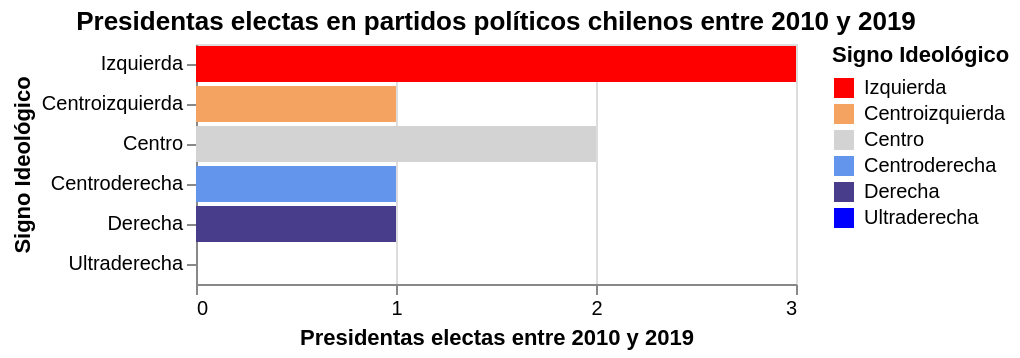

Notebook code cell kept with this figure:
### Code cell
source = pd.DataFrame({
    'Signo Ideológico': ['Izquierda', 'Centroizq', 'Centro', 'Centroder', 'Derecha', 'Ultrader'],
    'Presidentas electas': [3, 1, 2, 1, 1, 0]
})

alt.Chart(df2).mark_bar().encode(
    y=alt.Y('Signo Ideológico', sort=['Izquierda', 'Centroizquierda', 'Centro', 'Centroderecha', 'Derecha', 'Ultraderecha']),
    x=alt.X('Presidentas electas entre 2010 y 2019', axis=alt.Axis(format='d')),
    color=alt.Color(
        'Signo Ideológico',
        scale=alt.Scale(
            domain=['Izquierda', 'Centroizquierda', 'Centro', 'Centroderecha', 'Derecha', 'Ultraderecha'],
            range=['red', 'sandybrown', 'lightgray', 'cornflowerblue', 'darkslateblue', 'blue'] # Colores personalizados
        )
    )
).properties(
    title='Presidentas electas en partidos políticos chilenos entre 2010 y 2019' # Título del gráfico
)

### Figure 1 — Vega-Lite specification as saved in the notebook (floating-point values rounded to 4 significant figures)
{"config": {"view": {"continuousWidth": 300, "continuousHeight": 300}}, "data": {"name": "data-49982db69e073a0d54d4e7b692f50b77"}, "mark": {"type": "bar"}, "encoding": {"color": {"field": "Signo Ideológico", "scale": {"domain": ["Izquierda", "Centroizquierda", "Centro", "Centroderecha", "Derecha", "Ultraderecha"], "range": ["red", "sandybrown", "lightgray", "cornflowerblue", "darkslateblue", "blue"]}, "type": "nominal"}, "x": {"axis": {"format": "d"}, "field": "Presidentas electas entre 2010 y 2019", "type": "quantitative"}, "y": {"field": "Signo Ideológico", "sort": ["Izquierda", "Centroizquierda", "Centro", "Centroderecha", "Derecha", "Ultraderecha"], "type": "nominal"}}, "title": "Presidentas electas en partidos políticos chilenos entre 2010 y 2019", "$schema": "https://vega.github.io/schema/vega-lite/v5.20.1.json", "datasets": {"data-49982db69e073a0d54d4e7b692f50b77": [{"Signo Ideológico": "Izquierda", "Presidentas electas entre 2010 y 2019": 3}, {"Signo Ideológico": "Centroizquierda", "Presidentas electas entre 2010 y 2019": 1}, {"Signo Ideológico": "Centro", "Presidentas electas entre 2010 y 2019": 2}, {"Signo Ideológico": "Centroderecha", "Presidentas electas entre 2010 y 2019": 1}, {"Signo Ideológico": "Derecha", "Presidentas electas entre 2010 y 2019": 1}, {"Signo Ideológico": "Ultraderecha", "Presidentas electas entre 2010 y 2019": 0}]}}
